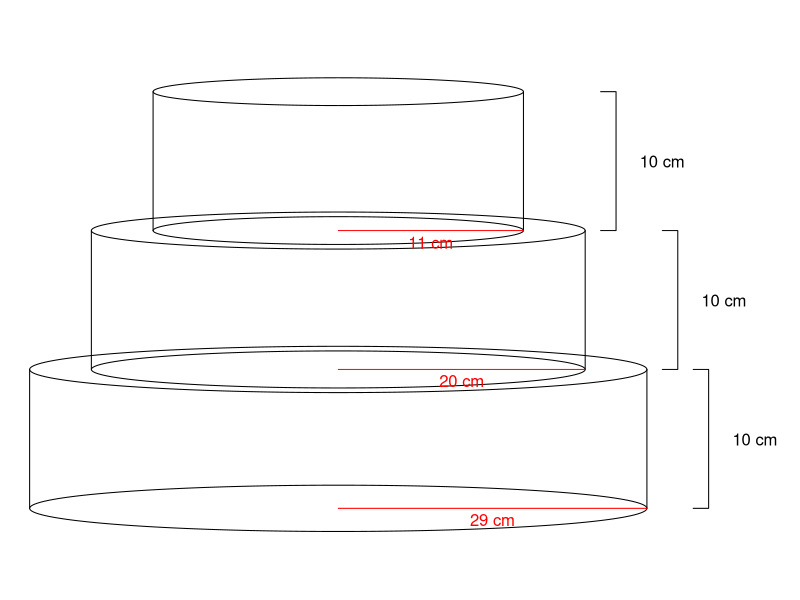

Recreate this plot in R.
## ---- chunk 1
options(scipen=99)
h = sample(8:20,1)
r1 = sample(6:15,1)
rstep = sample(4:10,1)
r2 = r1+rstep
r3 = r2+rstep

v1 = signif(pi*r1^2*h,5)
v2 = signif(pi*r2^2*h,5)
v3 = signif(pi*r3^2*h,5)
V = signif(sum(c(v1,v2,v3)),3)

atop = signif(pi*r3^2,4)
la1 = signif(h*2*pi*r1,4)
la2 = signif(h*2*pi*r2,4)
la3 = signif(h*2*pi*r3,4)
A = signif(sum(c(atop,la1,la2,la3)),3)

rho = round(runif(1,0.3,0.9),2)

mass = V*rho

extol = A/100

## ---- chunk 2
par(mar=c(0,0,0,0))
plot(0,0,"n",axes=F,ann=F,xlim=c(-1,1.4),ylim=c(-1.2,1.2))
th = seq(0,2*pi,pi/100)
lines(cos(th),0.1*sin(th)-0.9)
lines(cos(th),0.1*sin(th)-0.3)
lines(c(-1,-1),c(-0.9,-0.3))
lines(c(1,1),c(-0.9,-0.3))
lines(c(0,1),c(-0.9,-0.9),col="red")
text(0.5,-0.95,paste0(r3," cm"),col="red")

lines(0.8*cos(th),0.8*0.1*sin(th)-0.3)
lines(0.8*cos(th),0.8*0.1*sin(th)+0.3)
lines(c(-0.8,-0.8),c(-0.3,0.3))
lines(c(0.8,0.8),c(-0.3,0.3))
lines(c(0,0.8),c(-0.3,-0.3),col="red")
text(0.4,-0.35,paste0(r2," cm"),col="red")

lines(0.6*cos(th),0.6*0.1*sin(th)+0.3)
lines(0.6*cos(th),0.6*0.1*sin(th)+0.9)
lines(c(-0.6,-0.6),c(0.3,0.9))
lines(c(0.6,0.6),c(0.3,0.9))
lines(c(0,0.6),c(0.3,0.3),col="red")
text(0.3,0.25,paste0(r1," cm"),col="red")

lines(c(1.05,1.1,1.1,1.05)-0.2,c(0.3,0.3,0.9,0.9))
text(1.05,0.6,paste0(h," cm"))

lines(c(1.05,1.1,1.1,1.05),c(-0.3,-0.3,0.3,0.3))
text(1.05+0.2,0,paste0(h," cm"))

lines(c(1.05,1.1,1.1,1.05)+0.1,c(-0.3,-0.3,-0.9,-0.9))
text(1.05+0.3,-0.6,paste0(h," cm"))
